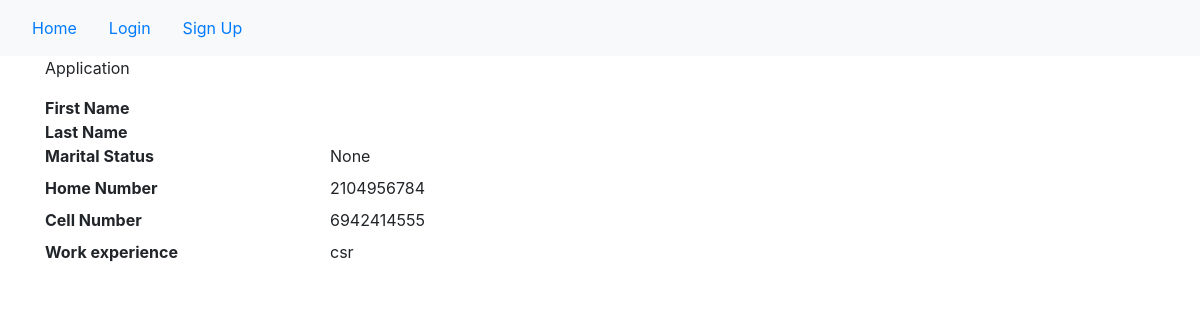
Page /applications/123/ on the committed database.
### main/models.py (models this page shows, shortened)
class User(AbstractUser):
    has_applied = models.BooleanField(default=False)
    fathers_name = models.CharField(max_length=150, null=True)
    mothers_name = models.CharField(max_length=150, null=True)
    class Sex(models.TextChoices):
        male = "male"
        female = "female"
    sex = models.CharField(
        max_length=6,
        choices=Sex.choices,
        null=True
    )
    class Marital_status(models.TextChoices):
        married = "married"
        unmarried = "unmarried"
    marital_status = models.CharField(
        max_length=9,
        choices=Marital_status.choices,
        null=True,
        blank=True
    )
    class Μilitary_service(models.TextChoices):
        completed = "completed"
        not_completed = "not completed"
    military_service = models.CharField(
        max_length=13,
        choices=Μilitary_service.choices,
        null=True,
        blank=True
    )
    date_of_birth = models.DateField(null=True) # user should be able to choose. Maybe try date input widget
    place_of_birth = models.CharField(max_length=150, null=True)
    prefecture = models.CharField(max_length=150, null=True) #νομός
    country = models.CharField(max_length=150, null=True)
    def validate_amka(amka): #amka must be eleven digits
        if not (amka.isdigit() and len(amka) == 11):
            raise ValidationError('amka must be 11 digits')
    amka = models.CharField(max_length=11, validators=[validate_amka], null = True)
    def validate_afm(afm): #afm must be 9 digits
        if not (afm.isdigit() and len(afm) == 9):
            raise ValidationError('afm must be 9 digits')
    afm = models.CharField(max_length=9, validators=[validate_afm], null = True)

class Contact_information(models.Model):
    user = models.OneToOneField(User,on_delete=models.CASCADE, null=True)
    def validate_number(number): #must be ten digits
        if not (number.isdigit() and len(number) == 10):
            raise ValidationError('number must be 10 digits')
    home_number = models.CharField(max_length=10, validators=[validate_number], null = True)
    cell_number = models.CharField(max_length=10, validators=[validate_number], null = True)

class Work_experience(models.Model):
    user = models.ForeignKey(User,on_delete=models.CASCADE, null=True)
    start_date = models.DateField(null=True, blank=True)
    end_date = models.DateField(null=True, blank = True)
    company = models.CharField(max_length=150, null=True, blank=True)
    position = models.CharField(max_length=150, null=True, blank=True)
    is_deleted = models.BooleanField(default = False) #true when the user wants to remove the form

### main/views.py (the view)
# urls.py: path("applications/<str:pk>/", views.application, name="application"),
def application(request, pk): #info about a specific application
    application = Application.objects.get(id=pk)
    user = User.objects.get(application=application)
    contact_information = Contact_information.objects.get(user=user)
    undergraduate_info = Undergraduate.objects.filter(user=user)
    postgraduate_info = Postgraduate.objects.filter(user=user)
    foreign_language_info = Foreign_language.objects.filter(user=user)
    work_experience_info = Work_experience.objects.filter(user=user)
    reference_letter_info = Reference_letter.objects.filter(user=user)
    scholarship_info = Scholarship.objects.filter(user=user)
    theses_info = Theses.objects.filter(user=user)
    context = {'application': application,
               'user': user,
               'contact_information': contact_information,
               'undergraduate_info': undergraduate_info,
               'postgraduate_info': postgraduate_info,
               'foreign_language_info': foreign_language_info,
               'work_experience_info': work_experience_info,
               'reference_letter_info': reference_letter_info,
               'scholarship_info': scholarship_info,
               'theses_info': theses_info
               }
    return render(request, "main/application.html", context)

### main/templates/main/application.html (shortened to what this page needs)
{% extends 'main/base.html' %}
{% block content %}
<div class="container">
    <p> Application</p>
    <div>
        <dl class="row">
            <dt class="col-sm-3">First Name</dt>
            <dd class="col-sm-9">{{user.first_name}}</dd>
            <dt class="col-sm-3">Last Name</dt>
            <dd class="col-sm-9">{{user.last_name}}</dd>
            <dt class="col-sm-3">Marital Status</dt>
            <dd class="col-sm-9">{{user.marital_status}}</dd>
            <dt class="col-sm-3">Home Number</dt>
            <dd class="col-sm-9">{{contact_information.home_number}}</dd>
            <dt class="col-sm-3">Cell Number</dt>
            <dd class="col-sm-9">{{contact_information.cell_number}}</dd>
            {% for form in work_experience_info %}
            <dt class="col-sm-3">Work experience</dt>
            <dd class="col-sm-9">{{form.position}}</dd>
            {% endfor %}
        </dl>
    </div>
</div>
{% endblock %}

### rows in the picture
User: marital_status "None"
Contact_information: home_number "2104956784", cell_number "6942414555"
Work_experience: position "csr"
